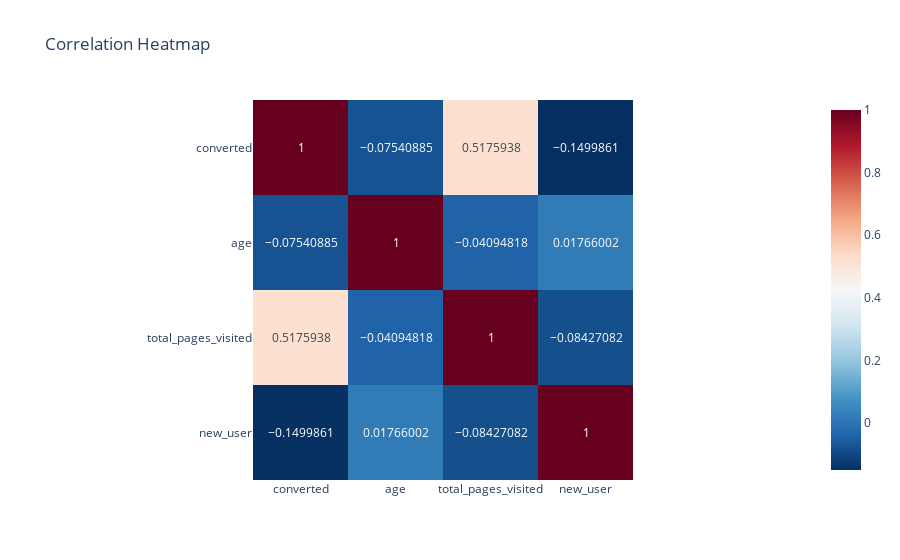

The notebook cell this image was saved under:
### Code cell
corr_matrix = data_sample[["converted", "age", "total_pages_visited", "new_user"]].corr()

fig = px.imshow(corr_matrix,
                text_auto=True,
                color_continuous_scale="RdBu_r",
                title="Correlation Heatmap")
fig.show()

### Figure 1 — Plotly figure (JSON) as saved in the notebook; plotly's stock layout.template omitted (floating-point values rounded to 4 significant figures)
{"data": [{"coloraxis": "coloraxis", "hovertemplate": "x: %{x}<br>y: %{y}<br>color: %{z}<extra></extra>", "name": "0", "texttemplate": "%{z}", "type": "heatmap", "x": ["converted", "age", "total_pages_visited", "new_user"], "xaxis": "x", "y": ["converted", "age", "total_pages_visited", "new_user"], "yaxis": "y", "z": [[1.0, -0.07541, 0.5176, -0.15], [-0.07541, 1.0, -0.04095, 0.01766], [0.5176, -0.04095, 1.0, -0.08427], [-0.15, 0.01766, -0.08427, 1.0]]}], "layout": {"coloraxis": {"colorscale": [[0, "rgb(5,48,97)"], [0.1, "rgb(33,102,172)"], [0.2, "rgb(67,147,195)"], [0.3, "rgb(146,197,222)"], [0.4, "rgb(209,229,240)"], [0.5, "rgb(247,247,247)"], [0.6, "rgb(253,219,199)"], [0.7, "rgb(244,165,130)"], [0.8, "rgb(214,96,77)"], [0.9, "rgb(178,24,43)"], [1, "rgb(103,0,31)"]]}, "title": {"text": "Correlation Heatmap"}, "xaxis": {"anchor": "y", "constrain": "domain", "domain": [0, 1], "scaleanchor": "y"}, "yaxis": {"anchor": "x", "autorange": "reversed", "constrain": "domain", "domain": [0, 1]}}}
